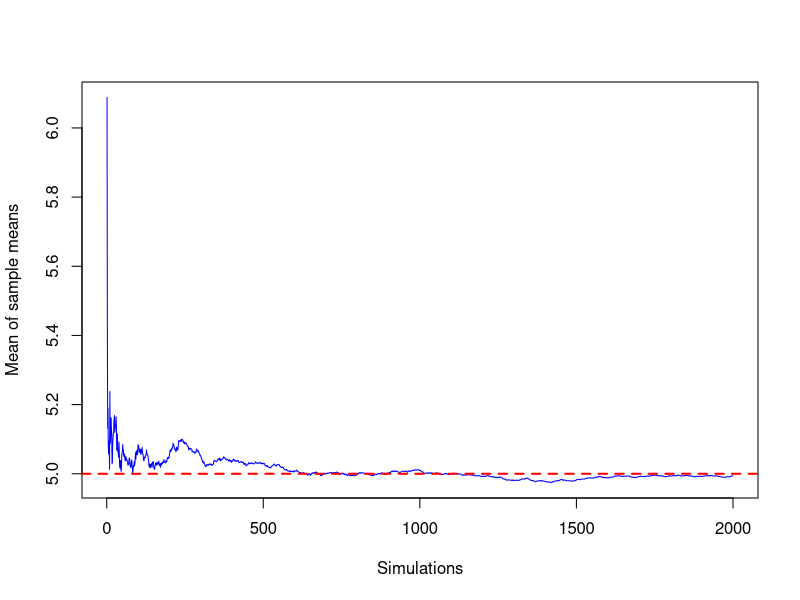
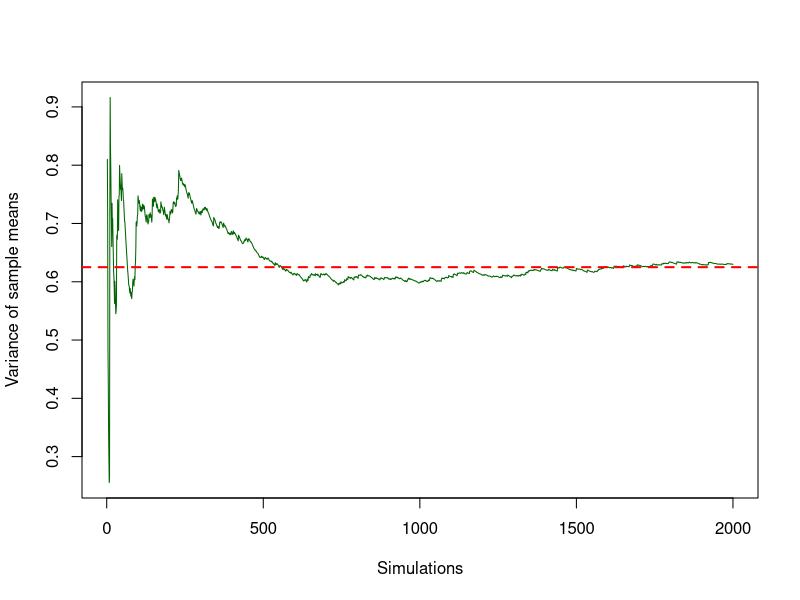
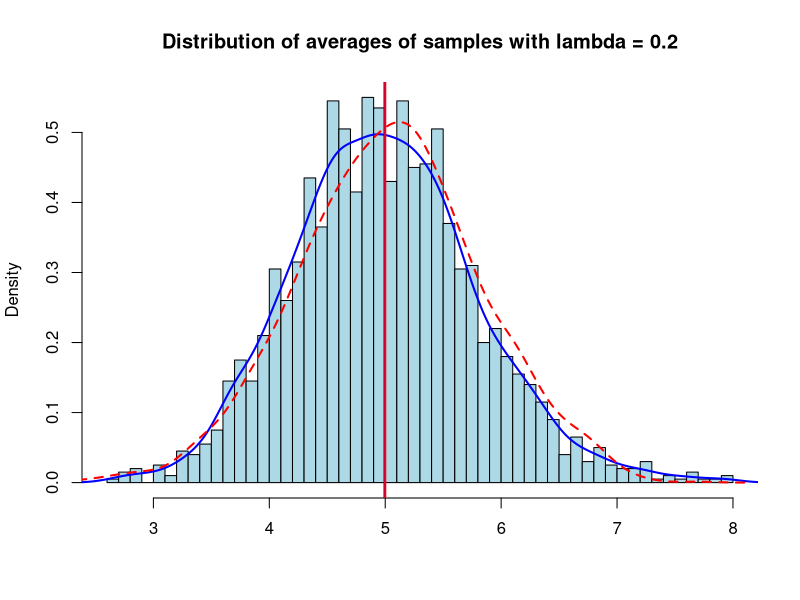

Generate these figures, in order, with R:
## ---- chunk 1
# Number of simulations
n.sims <- 2000
# Rate parameter
lambda <- 0.2
# Vector of samples
exp.sample <- NULL
# Size of samples
n.sample <- 40
# Vector of x bar values
x.bar <- NULL
## ---- chunk 2
# Calculates the mean of x bar values 
mean.x.bar <- 1 / lambda
# Standard deviation of x bar values
s.x.bar <- (1 / lambda) * (1 / sqrt(n.sample))
# Variance of x bar values
var.x.bar <- s.x.bar ^ 2
## ---- chunk 3
# Sets seed
set.seed(12)
# Generates 20K simulations of 40 samples
for (i in 1:n.sims) {
  # Generates the exponential sample 
  exp.sample <- rexp(n = n.sample, rate = lambda)
  # Creates the distribution of x bar values
  x.bar <- c(x.bar , mean(exp.sample))
}
## ---- chunk 4
# Calculate the cumulative means
acc.mean <- cumsum(x.bar)
for (i in 1:n.sims) {acc.mean[i] <- acc.mean[i] / i}   
# Plot the cumulative means
plot(acc.mean, type = "l", col = "blue", xlab = "Simulations", ylab = "Mean of sample means")
abline(h = mean.x.bar, col = "red", lwd = 2, lty = 2)
## ---- chunk 5
# Calculate the cumulative variances
acc.var <- NULL
for (i in 1:n.sims) {acc.var[i] <- var(x.bar[1:i])}
# Plot the cumulative variances
plot(acc.var, type = "l", col = "darkgreen", xlab = "Simulations", ylab = "Variance of sample means")
abline(h = var.x.bar, col = "red", lwd = 2, lty = 2)
## ---- chunk 6
# Plots histogram
hist(x.bar, breaks = 50, probability = TRUE, col = "lightblue", xlab = "",
     main = "Distribution of averages of samples with lambda = 0.2")
lines(density(x.bar), col = "blue", lwd = 2)
abline(v = mean(x.bar), col = "blue", lwd = 2)
# Creates a sample of normal distribution values
set.seed(5)
norm.dist <- rnorm(n = n.sims, mean = mean.x.bar, sd = s.x.bar)
# Superposes the normal distribution on the graph
lines(density(norm.dist), col = "red", lwd = 2, lty = 2)
abline(v = mean.x.bar, col = "red", lwd = 2)
